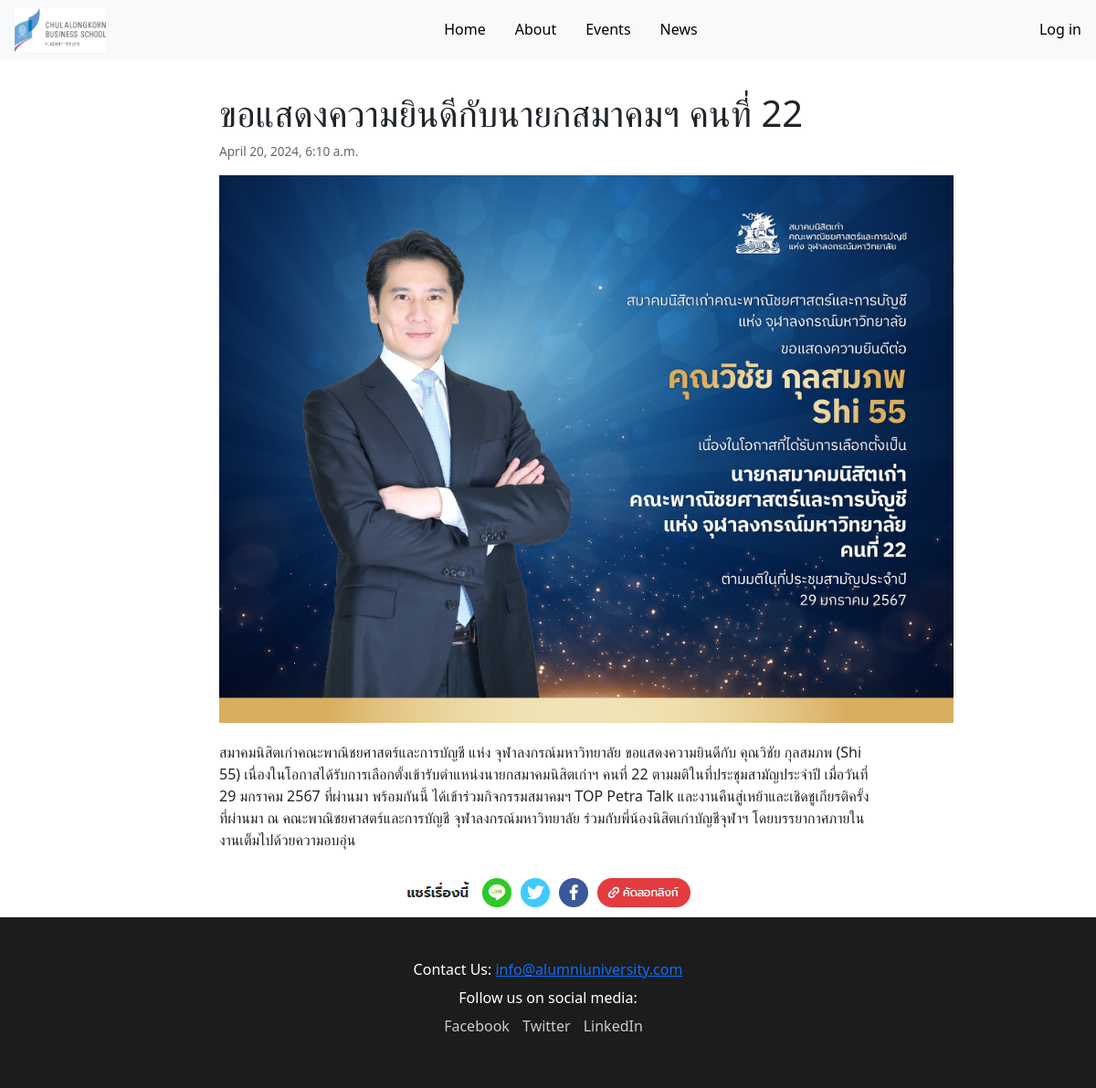
The page /news/1/ on the database its author committed.
### MIS_Alumni_App/models.py (models this page shows, shortened)
class News(models.Model):
    title = models.CharField(max_length=255)
    description = models.TextField(blank=True)
    main_picture = models.ImageField(upload_to='NewsMain/', blank=True, null=True)
    created = models.DateTimeField(auto_now_add=True, null=True)

### MIS_Alumni_App/views.py (the view)
# urls.py: path("news/<int:news_id>/", views.news_detail, name="news_detail"),
def news_detail(request, news_id):
    news_item = get_object_or_404(News, pk=news_id)
    return render(request, "alumni/news_detail.html", {
        'news_item': news_item
    })

### MIS_Alumni_App/templates/alumni/news_detail.html
{% extends "alumni/layout.html" %}
{% load static %}
{% block body %}
<div style="margin:auto 20%;">
    <div class = "news-display">
        <h1>{{ news_item.title }}</h1>
        <p class="news-date">{{ news_item.created }}</p>
        <div style="text-align: center;">
            <img src="{{ news_item.main_picture.url }}" alt="News Main Image" style=" max-height:600px; object-fit:cover;">
        </div>
        <p style="margin-top:20px;">{{ news_item.description }}</p>
    </div>
    <div style="text-align: center;">
        <img src="{% static 'alumni/images/news-share.PNG' %}">
    </div>
</div>
{% endblock %}

### MIS_Alumni_App/static/alumni/css/styles.css (style rules this page uses)
body { padding-top: 50px; }
.news-date { font-size: 0.85em; color: #666; }
.news-display { padding-top:50px; }

### rows shown on the page
News: title "ขอแสดงความยินดีกับนายกสมาคมฯ คนที่ 22", created "April 20, 2024, 6:10 a.m.", main_picture (picture), description "สมาคมนิสิตเก่าคณะพาณิชยศาสตร์และการบัญชี แห่ง จุฬาลงกรณ์มหาวิทยาลัย ขอแสดงความยินดีกับ คุณวิชัย กุลสมภพ (Shi 55) เนื่องในโอกาสได้รับการเลือกตั้งเข้ารับตำแหน่งนายกสมาคมนิสิตเก่าฯ คนที่ 22 ตามมติในที่ประชุมสามัญประจำปี เมื่อวันที่ 29 มกราคม 2567 ที่ผ่านมา พร้อมกันนี้ ได้เข้าร่วมกิจกรรมสมาคมฯ TOP Petra Talk และงานคืนสู่เหย้าและเชิดชูเกียรติครั้งที่ผ่านมา ณ คณะพาณิชยศาสตร์และการบัญชี จุฬาลงกรณ์มหาวิทยาลัย ร่วมกับพี่น้องนิสิตเก่าบัญชีจุฬาฯ โดยบรรยากาศภายในงานเต็มไปด้วยความอบอุ่น"
